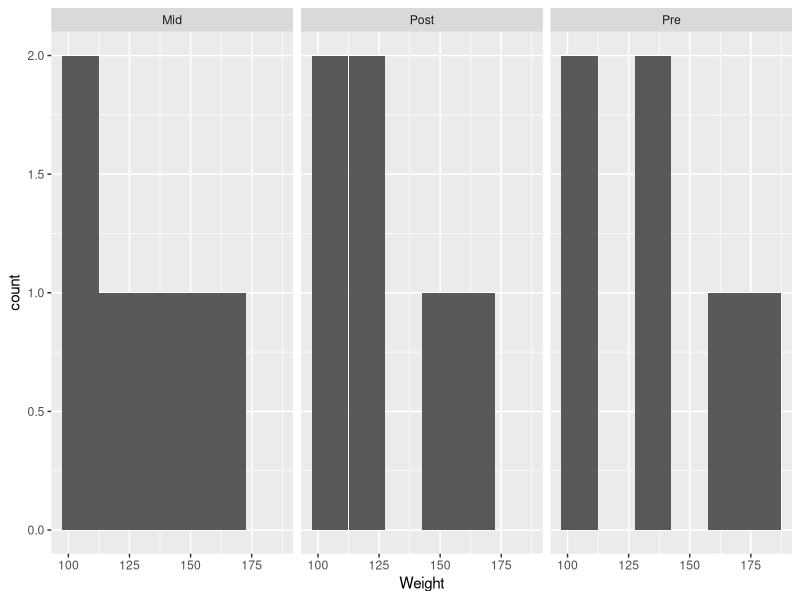
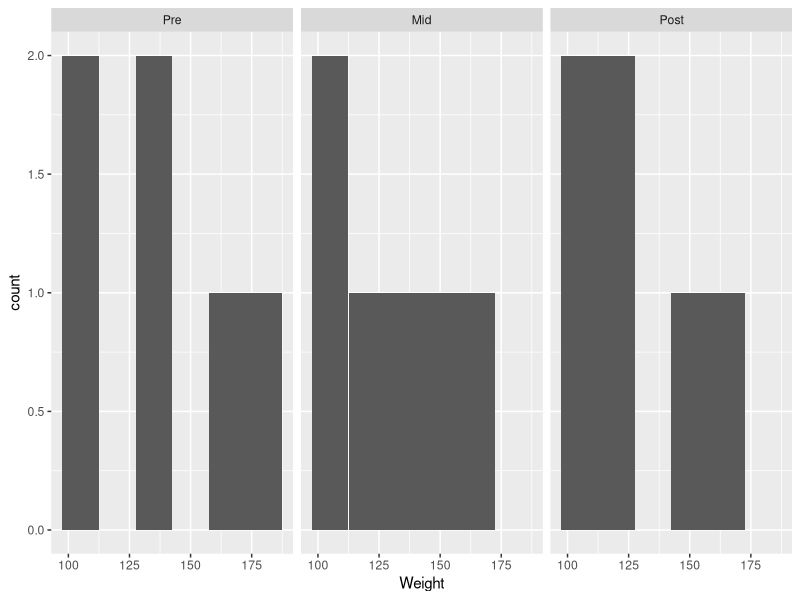
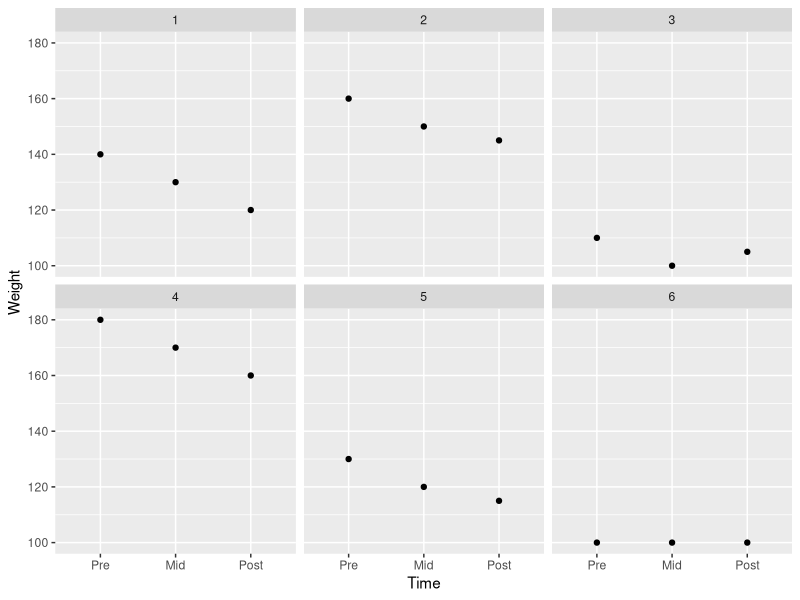
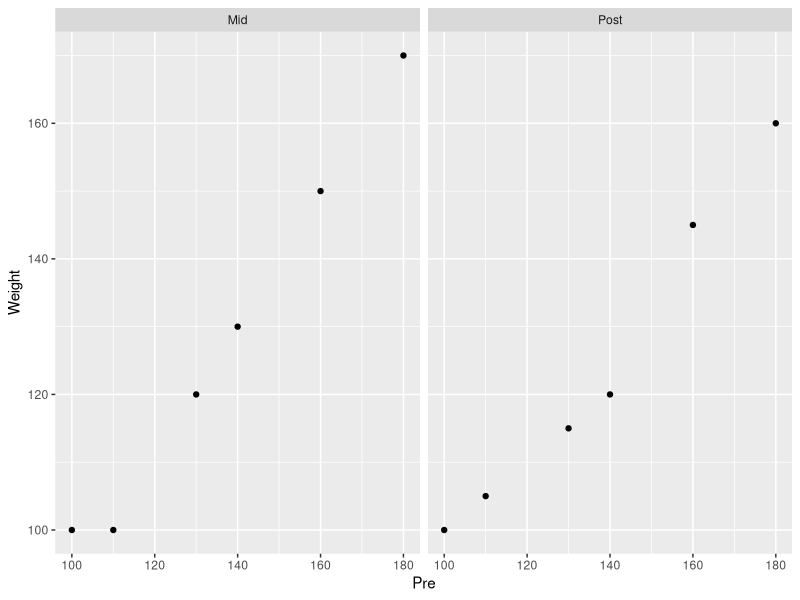

These charts were generated, in order, by the following R code:
## ---- chunk 1
library(tidyverse)
## ---- chunk 2
exercise <- data.frame(
  Subject = c(1, 2, 3, 4, 5, 6),
  Sex  = c("M", "M", "F", "M", "F", "F"),
  Pre  = c(140, 160, 110, 180, 130, 100),
  Mid  = c(130, 150, 100, 170, 120, 100),
  Post = c(120, 145, 105, 160, 115, 100)
  )
exercise
## ---- chunk 3
exercise %>%
pivot_longer(c("Pre", "Mid", "Post"), names_to="Time", values_to="Weight")
## ---- chunk 4
exercise %>%
  pivot_longer(c("Pre", "Mid", "Post"), names_to="Time", values_to="Weight") %>%
  ggplot() +  	
  geom_histogram(mapping=aes(x=Weight), binwidth=15) +
  facet_wrap(facets="Time")
# No data= option is specified in ggplot because a pipe is being used.
## ---- chunk 5
exercise1 <- exercise %>%
  pivot_longer(c("Pre", "Mid", "Post"), names_to="Time", values_to="Weight")
exercise1$Time <-factor(exercise1$Time, levels=c("Pre", "Mid", "Post"))
  ggplot(exercise1) +
  geom_histogram(mapping=aes(x=Weight), binwidth=15) +
  facet_wrap(facets="Time")
#Don’t forget to put back datafile name into ‘ggplot’ command
## ---- chunk 6
exercise1 <- exercise %>%
  pivot_longer(c('Pre', 'Mid', 'Post'), names_to="Time", values_to="Weight")
exercise1$Time <- factor(exercise1$Time, levels=c('Pre', 'Mid', 'Post'))

ggplot(exercise1) +
  geom_point(mapping=aes(x=Time, y=Weight)) +
  facet_wrap(facets="Subject")
## ---- chunk 7
exercise %>%
  pivot_longer(c('Mid', 'Post'), names_to="Time", values_to="Weight") %>%
  ggplot() +
  geom_point(aes(x=Pre, y=Weight)) +
  facet_wrap(~Time)
## ---- chunk 8
exercise_longer <- exercise %>%
  pivot_longer(c("Pre", "Mid", "Post"), names_to="Time", values_to="Weight")
exercise_longer
## ---- chunk 9
exercise_wider <- exercise_longer %>%
pivot_wider(names_from=Time, values_from=Weight)
exercise_wider
## ---- chunk 10
faculty <- data.frame(
  Name = c("Thatcher, Scott", "Thatcher, Carol", "Beregovska, Tetyana",
	"Alberts, Scott", "Kim, Hyun-Joo", "Decock, Dean"),
  Years_at_Truman = c(20, 21, 3, 20, 20, 19)
  )
faculty
## ---- chunk 11
faculty <- faculty %>% separate(Name, into=c("Last", "First"), sep=",")
faculty
## ---- chunk 12
month_day_yr <- data.frame(
  Month = c(12, 8, 3, 9, 11, 10),
  Day = c(31, 1, 3, 18, 10, 22),
  Year = c(1971, 1994, 1989, 2003, 2009, 1015)
  )
month_day_yr
month_day_yr %>% unite(col="Date", Month, Day, Year, sep="/")
## ---- chunk 13
month_day_yr %>% unite(col="Date", Year, Month, Day, sep="-")
